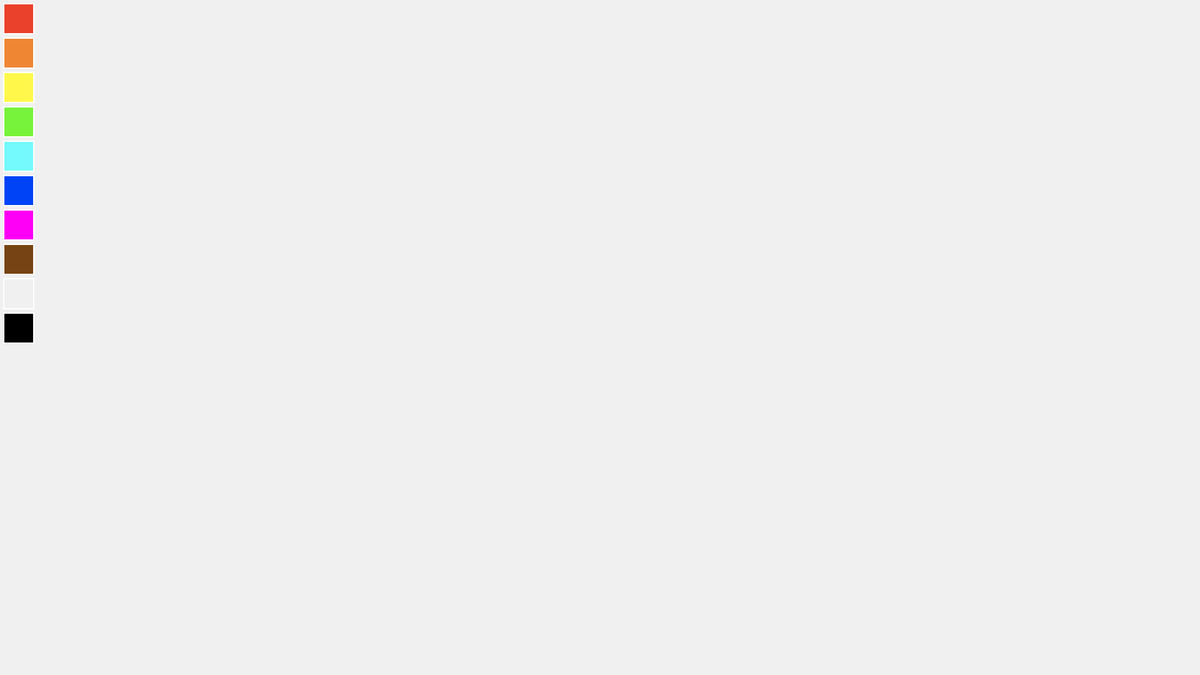
Frame 1 (no input)
Frame 60 (no input): identical to frame 1, image omitted
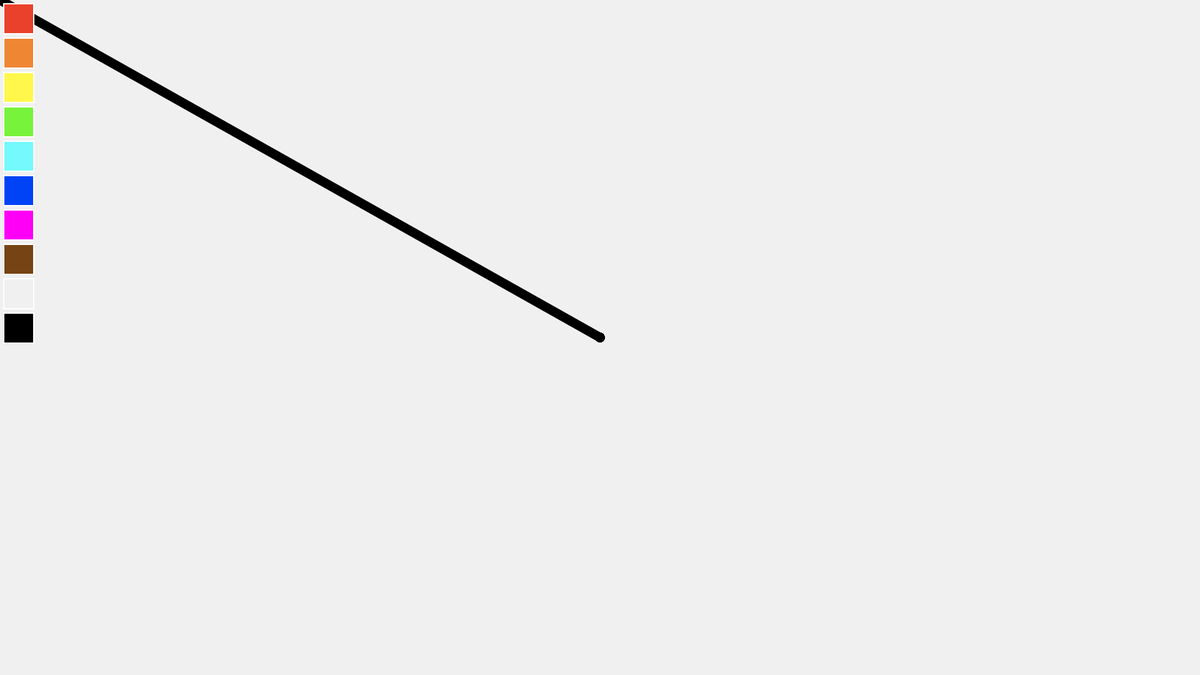
Frame 120 (the mouse pressed at the canvas centre since frame 60)

The p5.js sketch that drew these frames (run headless with seeded random() and noise() and a simulated clock; from frame 60 on, the mouse is pressed at the canvas centre):

// p5.js sketch
// ── sketch.js
let x = 200, y = 200;
let color = 'rgb(0, 0, 0)';
function setup() {
  createCanvas(1920, 1080);

  background(240, 240, 240)

  strokeWeight(15);
  //#region Button Creation
  //red
  let red = createButton('');
  red.position(5, 5);
  red.size(50, 50);
  red.style('background-color', 'rgb(234, 65, 44)');
  red.style('border', '2px solid white');
  red.mousePressed(() => color = 'rgb(234, 65, 44)');

  //orange
  let orange = createButton('');
  orange.position(5, 60);
  orange.size(50, 50);
  orange.style('background-color', 'rgb(239, 134, 52)');
  orange.style('border', '2px solid white');
  orange.mousePressed(() => color = 'rgb(239, 134, 52)');
  

  //yellow
  let yellow = createButton('');
  yellow.position(5, 115);
  yellow.size(50, 50);
  yellow.style('background-color', 'rgb(255, 248, 75)');
  yellow.style('border', '2px solid white');
  yellow.mousePressed(() => color = 'rgb(255, 248, 75)');

  //green
  let green = createButton('');
  green.position(5, 170);
  green.size(50, 50);
  green.style('background-color', 'rgb(119,243,59)');
  green.style('border', '2px solid white');
  green.mousePressed(() => color = 'rgb(119,243,59)');

  //cyan
  let cyan = createButton('');
  cyan.position(5, 225);
  cyan.size(50, 50);
  cyan.style('background-color', 'rgb(116,249,252)');
  cyan.style('border', '2px solid white');
  cyan.mousePressed(() => color = 'rgb(116,249,252)');

  //blue
  let blue = createButton('');
  blue.position(5, 280);
  blue.size(50, 50);
  blue.style('background-color', 'rgb(0,67,247)');
  blue.style('border', '2px solid white');
  blue.mousePressed(() => color = 'rgb(0,67,247)');

  //magenta
  let magenta = createButton('');
  magenta.position(5, 335);
  magenta.size(50, 50);
  magenta.style('background-color', 'rgb(255,0,246)');
  magenta.style('border', '2px solid white');
  magenta.mousePressed(() => color = 'rgb(255,0,246)');

  //brown
  let brown = createButton('');
  brown.position(5, 390);
  brown.size(50, 50);
  brown.style('background-color', 'rgb(118,67,20)');
  brown.style('border', '2px solid white');
  brown.mousePressed(() => color = 'rgb(118,67,20)');

  //white
  let white = createButton('');
  white.position(5, 445);
  white.size(50, 50);
  white.style('background-color', 'rgb(240, 240, 240)');
  white.style('border', '2px solid white');
  white.mousePressed(() => color = 'rgb(240, 240, 240)');

  //black
  let black = createButton('');
  black.position(5, 500);
  black.size(50, 50);
  black.style('background-color', 'rgb(0, 0, 0)');
  black.style('border', '2px solid white');
  black.mousePressed(() => color = 'rgb(0, 0, 0)');
  //#endregion



}

function draw() {
  //background(220);

  if (mouseIsPressed) {
    mouseDragged();
  }


}

function mouseDragged() {
  stroke(color);
  line(pmouseX, pmouseY, mouseX, mouseY);
}
